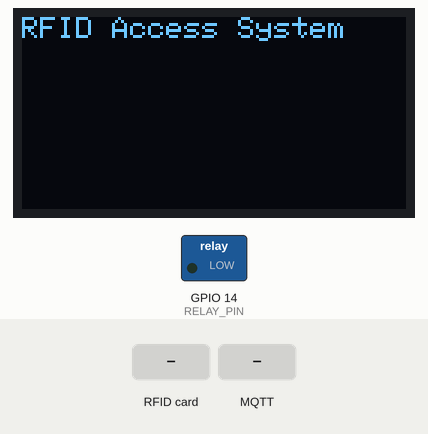
Recording of a sketch running on a simulated ESP32. Parts: 128×64 one-colour display, switched loads named in the sketch (green lamp = pin HIGH). The test bench sets the inputs (shaded band). WiFi joins after 1.5 s; servers stay silent unless stated; random numbers use the default seed unless the sketch sets one; no MQTT or app messages arrive unless stated; what the sketch prints to the serial monitor is not drawn.

Above: at 4.8 s.
4.9 s: RFID card 5E 7A 19 C4 held to the reader
At 5.9 s:
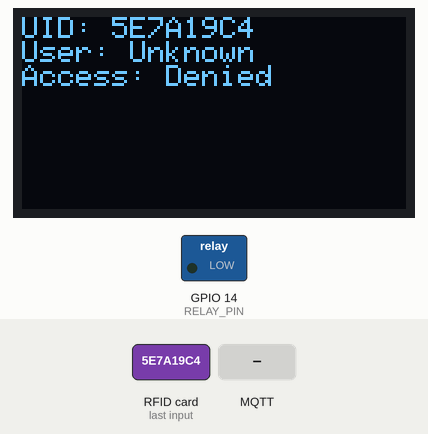
6.4 s: MQTT message "1" arrives on the first subscribed topic
At 7.0 s:
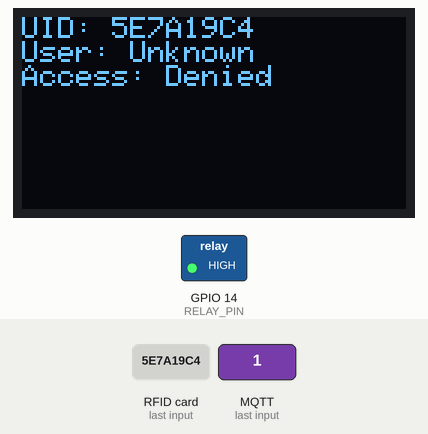
Timing chart, 0 to 12.9 s (numbered marks = the images above; inputs shaded):
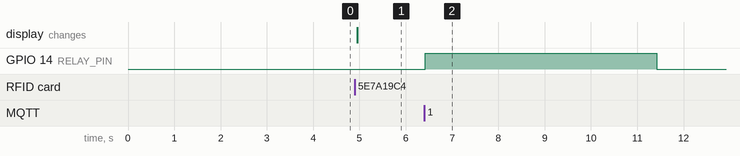

Measured:
- after the input at 4.9 s, the display: changes after 0.05 s (image 1)
- after the input at 6.4 s, GPIO 14 (RELAY_PIN): LOW → HIGH at once, → LOW 5.0 s later

The sketch:

FINAL_MQTT.ino
```cpp
#include <WiFi.h>
#include <PubSubClient.h>
#include <SPI.h>
#include <MFRC522.h>
#include <Wire.h>
#include <Adafruit_GFX.h>
#include <Adafruit_SSD1306.h>

// ------------------ RFID & OLED Setup ------------------
#define SS_PIN   5
#define RST_PIN  22

#define SCREEN_WIDTH 128
#define SCREEN_HEIGHT 64
Adafruit_SSD1306 display(SCREEN_WIDTH, SCREEN_HEIGHT, &Wire, -1);

MFRC522 rfid(SS_PIN, RST_PIN);

// ------------------ Relay Setup ------------------
#define RELAY_PIN 14  // GPIO14 controls the solenoid lock

// ------------------ Registered Tags ------------------
const String ADMIN_TAG    = "5D17B05";
const String USER_A_TAG   = "5ED17B05";
const String USER_B_TAG   = "C78A6C05";
const String USER_C_TAG   = "47F06C05";
const String USER_D_TAG   = "9AF26B05";

// ------------------ Wi-Fi & MQTT Setup ------------------
const char* ssid     = "POCO F6";             // Replace with your Wi-Fi SSID
const char* password = "12345678";         // Replace with your Wi-Fi password

const char* mqtt_server = "broker.hivemq.com";
const int   mqtt_port   = 1883;

WiFiClient espClient;
PubSubClient client(espClient);

// MQTT Topics
const char* topic_unlock = "rfid/unlock";

// ------------------ Function Prototypes ------------------
void setup_wifi();
void reconnect();
void callback(char* topic, byte* payload, unsigned int length);
String getUIDString(byte *buffer, byte bufferSize);
void checkAccess(String uid);
void unlockSolenoid(int resource);

// ------------------ Setup ------------------
void setup() {
  Serial.begin(115200);
  SPI.begin();
  rfid.PCD_Init();

  pinMode(RELAY_PIN, OUTPUT);
  digitalWrite(RELAY_PIN, LOW);  // Keep solenoid locked by default

  // OLED initialization
  if (!display.begin(SSD1306_SWITCHCAPVCC, 0x3C)) {
    Serial.println("OLED init failed!");
    while (true);
  }
  display.clearDisplay();
  display.setTextSize(1);
  display.setTextColor(WHITE);
  display.setCursor(0, 0);
  display.println("RFID Access System");
  display.display();
  delay(1000);

  // Wi-Fi + MQTT setup
  setup_wifi();
  client.setServer(mqtt_server, mqtt_port);
  client.setCallback(callback);
}

// ------------------ Main Loop ------------------
void loop() {
  if (!client.connected()) {
    reconnect();
  }
  client.loop();

  if (!rfid.PICC_IsNewCardPresent() || !rfid.PICC_ReadCardSerial()) return;

  String uid = getUIDString(rfid.uid.uidByte, rfid.uid.size);
  Serial.print("UID: "); Serial.println(uid);
  checkAccess(uid);

  rfid.PICC_HaltA();
}

// ------------------ Wi-Fi Setup ------------------
void setup_wifi() {
  delay(1000);
  Serial.print("Connecting to Wi-Fi: ");
  Serial.println(ssid);

  WiFi.mode(WIFI_STA);
  WiFi.begin(ssid, password);

  int attempts = 0;
  while (WiFi.status() != WL_CONNECTED) {
    delay(500);
    Serial.print(".");
    attempts++;
    if (attempts > 40) {
      Serial.println("\nFailed to connect. Check password & Wi-Fi.");
      return;
    }
  }

  Serial.println("\nWi-Fi connected!");
  Serial.print("IP address: ");
  Serial.println(WiFi.localIP());
}

// ------------------ MQTT Reconnect ------------------
void reconnect() {
  while (!client.connected()) {
    Serial.print("Attempting MQTT connection...");
    String clientId = "ESP32Client-";
    clientId += String(random(0xffff), HEX);

    if (client.connect(clientId.c_str())) {
      Serial.println("connected");
      client.subscribe(topic_unlock);
    } else {
      Serial.print("failed, rc=");
      Serial.print(client.state());
      Serial.println(" try again in 5 seconds");
      delay(5000);
    }
  }
}

// ------------------ MQTT Callback ------------------
void callback(char* topic, byte* payload, unsigned int length) {
  String msg = "";
  for (unsigned int i = 0; i < length; i++) {
    msg += (char)payload[i];
  }

  Serial.print("Message arrived on topic: ");
  Serial.print(topic);
  Serial.print(". Message: ");
  Serial.println(msg);

  if (String(topic) == topic_unlock && msg == "1") {
    Serial.println("Remote unlock command received!");
    digitalWrite(RELAY_PIN, HIGH);
    delay(5000);
    digitalWrite(RELAY_PIN, LOW);
  }
}

// ------------------ Convert UID to String ------------------
String getUIDString(byte *buffer, byte bufferSize) {
  String uid = "";
  for (byte i = 0; i < bufferSize; i++) {
    if (buffer[i] < 0x10) uid += "0";
    uid += String(buffer[i], HEX);
  }
  uid.toUpperCase();
  return uid;
}

// ------------------ Check Access ------------------
void checkAccess(String uid) {
  String user = "";
  int resource = 0;
  bool accessGranted = false;

  if (uid == ADMIN_TAG) {
    user = "Admin";
    accessGranted = false;
  } else if (uid == USER_A_TAG) {
    user = "User A";
    resource = 1;
    accessGranted = true;
  } else if (uid == USER_B_TAG) {
    user = "User B";
    resource = 2;
    accessGranted = true;
  } else if (uid == USER_C_TAG) {
    user = "User C";
    resource = 3;
    accessGranted = true;
  } else if (uid == USER_D_TAG) {
    user = "User D";
    resource = 4;
    accessGranted = true;
  } else {
    user = "Unknown";
  }

  // OLED Display
  display.clearDisplay();
  display.setCursor(0, 0);
  display.println("UID: " + uid);
  display.println("User: " + user);
  if (accessGranted) {
    display.print("Access: Granted to ");
    display.println("R" + String(resource));
    unlockSolenoid(resource);
  } else {
    display.println("Access: Denied");
  }
  display.display();

  // Serial Print
  Serial.print("User: "); Serial.println(user);
  Serial.println(accessGranted ? "Access Granted" : "Access Denied");

  // ------------------ MQTT Publish per user ------------------
  String log_msg = "UID: " + uid + ", User: " + user + ", Access: " + (accessGranted ? "Granted" : "Denied");

  String topic;
  if (uid == USER_A_TAG) topic = "rfid/logs/userA";
  else if (uid == USER_B_TAG) topic = "rfid/logs/userB";
  else if (uid == USER_C_TAG) topic = "rfid/logs/userC";
  else if (uid == USER_D_TAG) topic = "rfid/logs/userD";
  else if (uid == ADMIN_TAG) topic = "rfid/logs/admin";
  else topic = "rfid/logs/unknown";

  client.publish(topic.c_str(), log_msg.c_str());
}

// ------------------ Unlock Solenoid ------------------
void unlockSolenoid(int resource) {
  Serial.println("Unlocking for resource: R" + String(resource));
  digitalWrite(RELAY_PIN, HIGH);
  delay(5000);
  digitalWrite(RELAY_PIN, LOW);
}
```
